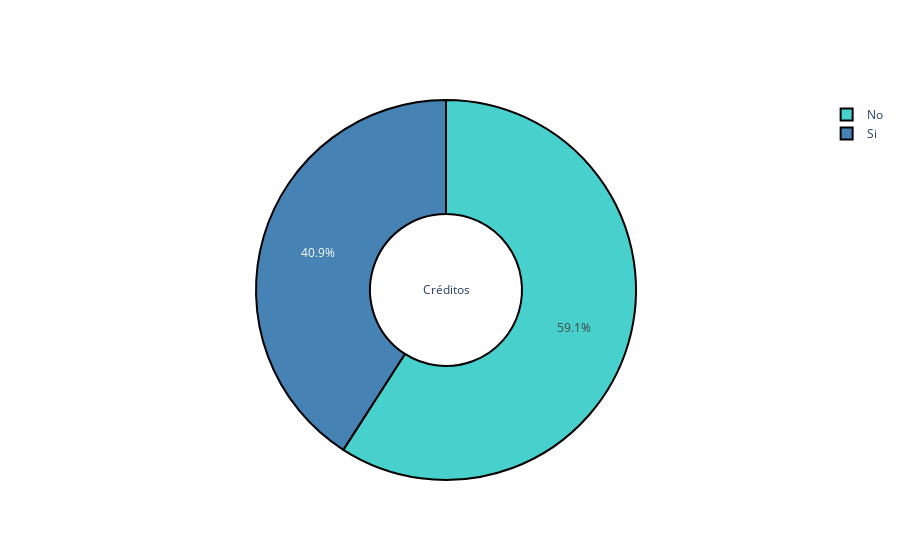

The notebook cell saved with this chart:
### Code cell
#Credito
si=0
no = 0
for i in range(0, len(df)):
    if df['credito'][i] == 'Sí':
        si += 1
    if df['credito'][i] == 'No':
        no += 1

fig = po.Figure(data = [po.Pie(labels = ['Si', 'No'], values = [si, no],title = 'Créditos',
                               hole=.4)])
colors = ['steelblue', 'mediumturquoise', 'paleturquoise3', 'lightblue','cadetblue' ]
fig.update_traces(marker=dict(colors=colors, line=dict(color='#000000', width=2)))
fig.show()

### Figure 1 — Plotly figure (JSON) as saved in the notebook; plotly's stock layout.template omitted (floating-point values rounded to 4 significant figures)
{"data": [{"hole": 0.4, "labels": ["Si", "No"], "marker": {"colors": ["steelblue", "mediumturquoise", "paleturquoise3", "lightblue", "cadetblue"], "line": {"color": "#000000", "width": 2}}, "title": {"text": "Créditos"}, "type": "pie", "values": [18, 26]}], "layout": {}}
